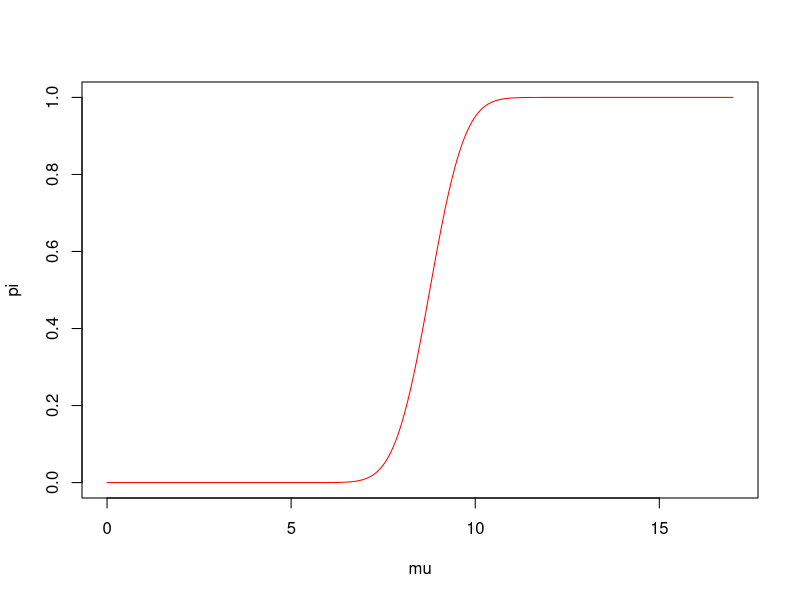

Write the R code that produced this figure.
## ---- chunk 1
knitr::opts_chunk$set(echo = TRUE)
## ---- chunk 2
mu0 <- 10; sigma0 <- 3; n <- 16; mu <- seq(0, 17, 0.01)
zalpha <- qnorm(0.05)
pi <- 1 - pnorm(zalpha - (mu - mu0)/(sigma0/(n^(1/2))))
plot(mu, pi, type = "l", col = "red")
